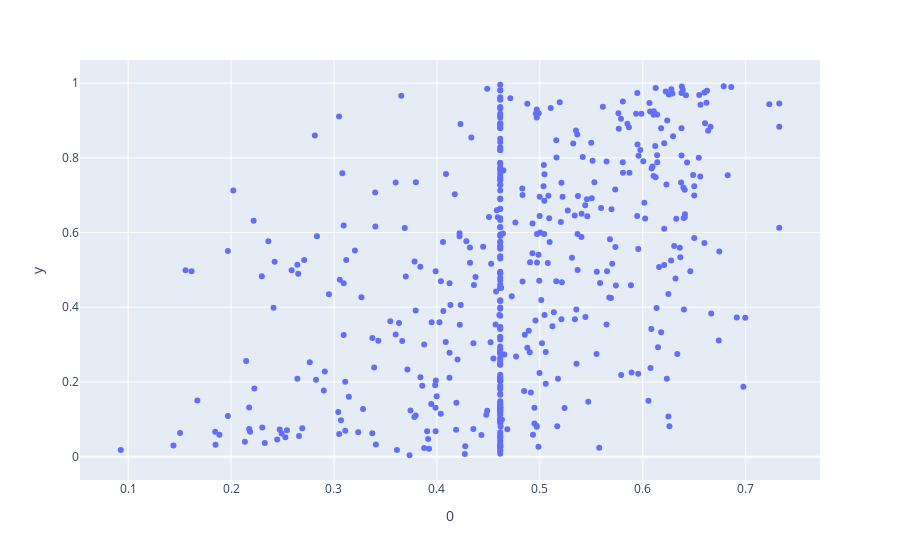

Here is the notebook cell this chart was saved with:
### Markdown cell above
So the average difference between the prediction and the actual user rating is 0.22. Not bad.

A scatter plot of the first 500 valuation values and their predictions is below.

### Code cell
px.scatter(dftest[:500], x=0, y='y')

### Figure 1 — Plotly figure (JSON) as saved in the notebook; plotly's stock layout.template omitted (floating-point values rounded to 4 significant figures; data arrays with more than 128 entries replaced by an {"elided": "..."} marker saying what was removed)
{"data": [{"hovertemplate": "0=%{x}<br>y=%{y}<extra></extra>", "legendgroup": "", "marker": {"color": "#636efa", "symbol": "circle"}, "mode": "markers", "name": "", "orientation": "v", "showlegend": false, "type": "scatter", "x": {"elided": "500 float values"}, "xaxis": "x", "y": {"elided": "500 float values"}, "yaxis": "y"}], "layout": {"legend": {"tracegroupgap": 0}, "margin": {"t": 60}, "xaxis": {"anchor": "y", "domain": [0, 1], "title": {"text": "0"}}, "yaxis": {"anchor": "x", "domain": [0, 1], "title": {"text": "y"}}}}
